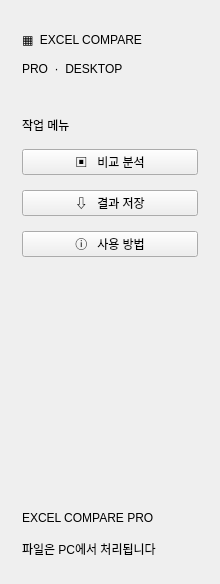
          <widget class="QFrame" name="sidebar">
            <layout class="QVBoxLayout" name="sidebarLayout">
              <property name="spacing">
                <number>15</number>
              </property>
              <property name="leftMargin">
                <number>22</number>
              </property>
              <property name="topMargin">
                <number>32</number>
              </property>
              <property name="rightMargin">
                <number>22</number>
              </property>
              <property name="bottomMargin">
                <number>26</number>
              </property>
              <item>
                <widget class="QLabel" name="appMark">
                  <property name="text">
                    <string>▦  EXCEL COMPARE</string>
                  </property>
                </widget>
              </item>
              <item>
                <widget class="QLabel" name="appEdition">
                  <property name="text">
                    <string>PRO  ·  DESKTOP</string>
                  </property>
                </widget>
              </item>
              <item>
                <spacer name="spacer8">
                  <property name="orientation">
                    <enum>Qt::Vertical</enum>
                  </property>
                  <property name="sizeHint" stdset="0">
                    <size>
                      <width>20</width>
                      <height>25</height>
                    </size>
                  </property>
                </spacer>
              </item>
              <item>
                <widget class="QLabel" name="navSection">
                  <property name="text">
                    <string>작업 메뉴</string>
                  </property>
                </widget>
              </item>
              <item>
                <widget class="QPushButton" name="btnNavCompare">
                  <property name="text">
                    <string>▣   비교 분석</string>
                  </property>
                </widget>
              </item>
              <item>
                <widget class="QPushButton" name="btnNavExport">
                  <property name="text">
                    <string>⇩   결과 저장</string>
                  </property>
                </widget>
              </item>
              <item>
                <widget class="QPushButton" name="btnNavHelp">
                  <property name="text">
                    <string>ⓘ   사용 방법</string>
                  </property>
                </widget>
              </item>
              <item>
                <spacer name="spacer13">
                  <property name="orientation">
                    <enum>Qt::Vertical</enum>
                  </property>
                  <property name="sizeHint" stdset="0">
                    <size>
                      <width>20</width>
                      <height>10</height>
                    </size>
                  </property>
                </spacer>
              </item>
              <item>
                <widget class="QLabel" name="navSpacer">
                  <property name="text">
                    <string />
                  </property>
                </widget>
              </item>
              <item>
                <spacer name="spacer15">
                  <property name="orientation">
                    <enum>Qt::Vertical</enum>
                  </property>
                  <property name="sizeHint" stdset="0">
                    <size>
                      <width>20</width>
                      <height>200</height>
                    </size>
                  </property>
                </spacer>
              </item>
              <item>
                <widget class="QLabel" name="sideFoot">
                  <property name="text">
                    <string>EXCEL COMPARE PRO</string>
                  </property>
                </widget>
              </item>
              <item>
                <widget class="QLabel" name="sideFoot2">
                  <property name="text">
                    <string>파일은 PC에서 처리됩니다</string>
                  </property>
                </widget>
              </item>
            </layout>
            <property name="minimumSize">
              <size>
                <width>220</width>
                <height>0</height>
              </size>
            </property>
            <property name="maximumSize">
              <size>
                <width>220</width>
                <height>16777215</height>
              </size>
            </property>
          </widget>
